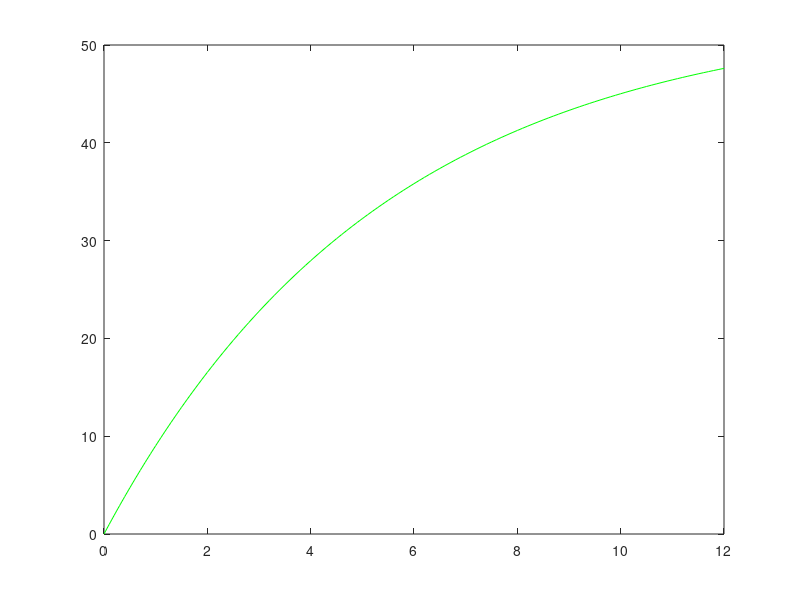

The MATLAB source for this figure: (Note: this script raises an error after producing the figure.)
% parachute example
function parachute
dt=0.1; tfinal=12;
t=0:dt:tfinal;
v=parachute_numerical(t);
hold off;
plot(t,v,'-g');
hold on;
t=0:tfinal;
v=parachute_analytical(t);
plot(t,v,'-rs');
legend('numerical','analytical');
xlabel('time (s)');
ylabel('velocity (m/s)');
return

function [v] = parachute_numerical(t)
n=length(t);
v=zeros(1,n);
% inital condtion
v(1)=0;
f=@parachute_func;
for i=1:n-1
    dt=t(i+1)-t(i);
    v(i+1)=v(i)+dt*feval(f,v(i));
end
return

function [v] = parachute_analytical(ta)
syms g m c v(t);
s=dsolve(diff(v) == g - c*v/m, v(0) == 0);
g=9.8; m=68.1; c=12.5; t=ta;
v=subs(s);
return

function [dvdt] = parachute_func(v)
g=9.8; m=68.1; c=12.5;
dvdt=g-c*v/m;
return
